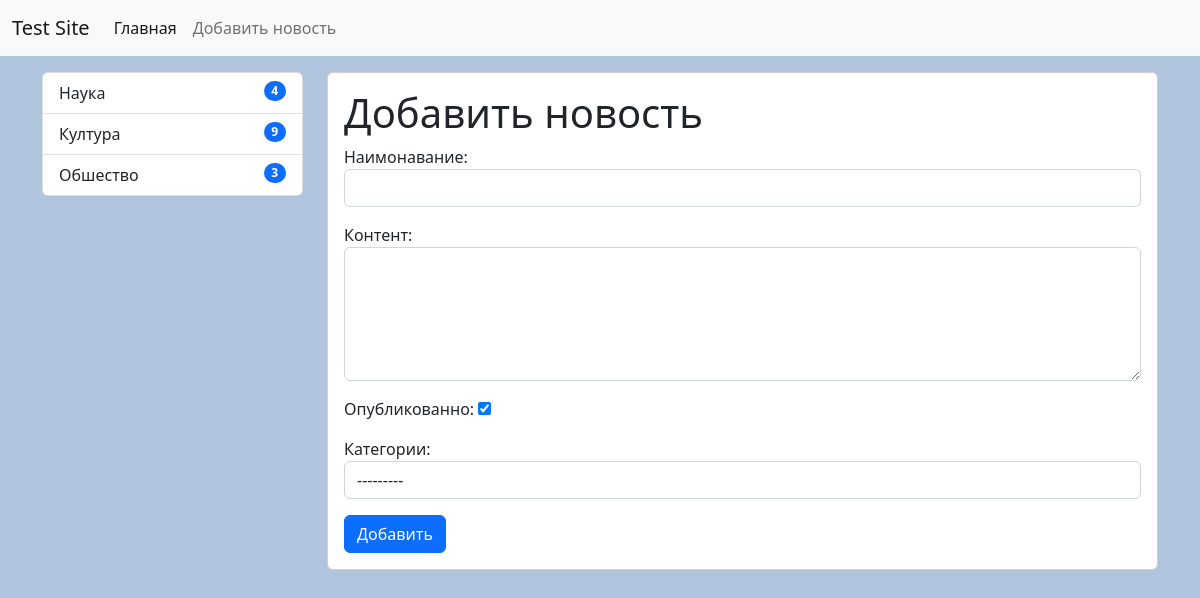
The app's page /create-news, older data.
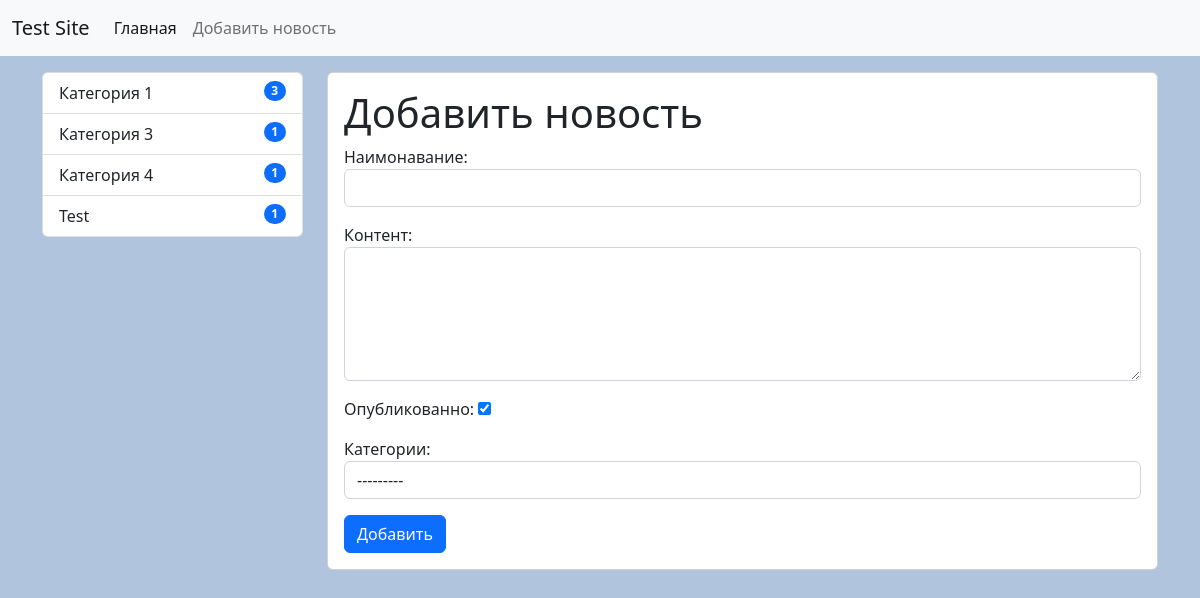
The same page, newer data.
### news/models.py (models this page shows, shortened)
class Category(models.Model):
    title = models.CharField(max_length=150, db_index=True, verbose_name='Наимонавание')
    def __str__(self) -> str:
        return self.title
    class Meta:
        verbose_name = 'Категория'
        verbose_name_plural = 'Категории'
        ordering = ['title']

### news/views.py (the view)
# urls.py: path('create-news', add_news, name='news.create'),
def add_news(request):
    if request.method == 'POST':
        form = NewsForm(request.POST)
        if form.is_valid():
            form.save()
            return redirect('home')
    else:
        form = NewsForm()
    return render(request, 'news/create.html', {'form' : form})

### news/forms.py
class NewsForm(forms.ModelForm):
   class Meta:
       model = News
       fields = ['title', 'content', 'is_published', 'category']
       widgets = {
           'title' : forms.TextInput(attrs={'class' : 'form-control'}),
           'content' : forms.Textarea(attrs={'class' : 'form-control', 'rows' : 5}),
           'category' : forms.Select(attrs={'class' : 'form-control'}),
       }

### news/templatetags/news_tags.py (called while the page is built)
@register.simple_tag()
def get_categories():
    return Category.objects.annotate(cnt=Count('news')).filter(cnt__gt=0)

### news/templates/news/create.html (shortened to what this page needs)
{% extends 'base.html' %} {% block sidebar %} {% include 'inc/_sidebar.html' %}
{% endblock %} {% block content %}
<div class="card mb-3 p-3">
  <h1>Добавить новость</h1>
  <form action="{% url 'news.create' %}" method="POST">
    {{ form.as_p }}
    <button type="submit" class="btn btn-primary btn-block">Добавить</button>
  </form>
</div>
{% endblock %}

### templates/inc/_sidebar.html
{% load news_tags %}
<div class="list-group">
  {% get_categories as categories %} {% for item in categories %}
  <a
    href="{%  url 'category_show' item.id %}"
    class="list-group-item list-group-item-action {% if category.id == item.id %} active {% endif %}"
    >{{ item.title }} <span class="badge bg-primary rounded-pill float-end">{{ item.cnt }}</span>
  </a>
  {% endfor %}
</div>

Row changes from the older to the newer data that the page shows:
removed Category: title "Наука", cnt "4"
removed Category: title "Култура", cnt "9"
removed Category: title "Обшество", cnt "3"
added Category: title "Категория 1", cnt "3"
added Category: title "Категория 3", cnt "1"
added Category: title "Категория 4", cnt "1"
added Category: title "Test", cnt "1"
